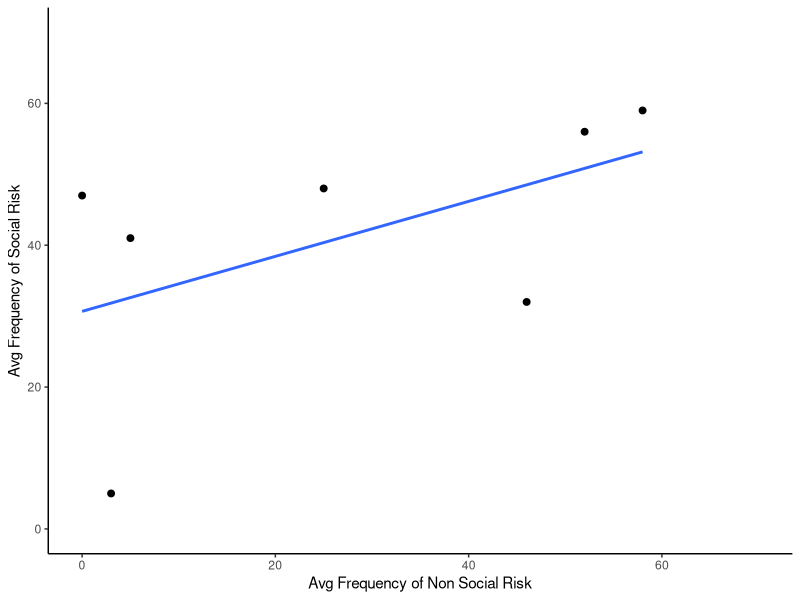
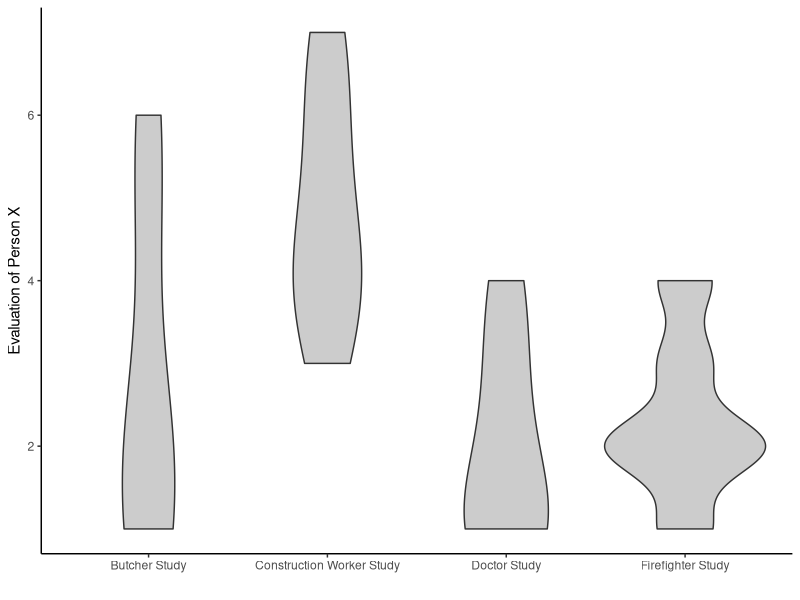

Recreate these plots in R, in order.
## ---- chunk 1
knitr::opts_chunk$set(echo = TRUE)
## ---- chunk 2
  library(ggplot2)
  non_social <- c(0,3,5,25,46,52,58)
  social <- c(47,5,41,48,32,56,59)
  plot_df <- data.frame(non_social,social)
  
  ggplot(plot_df, aes(x=non_social,y=social)) + 
    geom_point(size=2) + 
    geom_smooth(method="lm", se = FALSE) +
    theme_classic() +
    xlab("Avg Frequency of Non Social Risk") +
    ylab("Avg Frequency of Social Risk") +
    coord_cartesian(xlim=c(0,70),ylim=c(0,70))

## ---- chunk 3
  library(ggplot2)
  group <- c(doc_study = rep("Doctor Study", 6), buh_study = rep("Butcher Study", 6), 
             fire_study = rep("Firefighter Study", 6), 
             cons_study = rep("Construction Worker Study", 6))
  eval_data <- c(1,1,1,2,3,4,5,6,1,1,2,2,2,2,3,4,1,2,3,4,4,5,6,7)
  plot_df2 <- data.frame(group,eval_data)
  
  ggplot(plot_df2, aes(factor(group), eval_data)) +
    geom_violin(fill="gray80") +
    theme_classic() +
    ylab("Evaluation of Person X") +
    xlab("")

